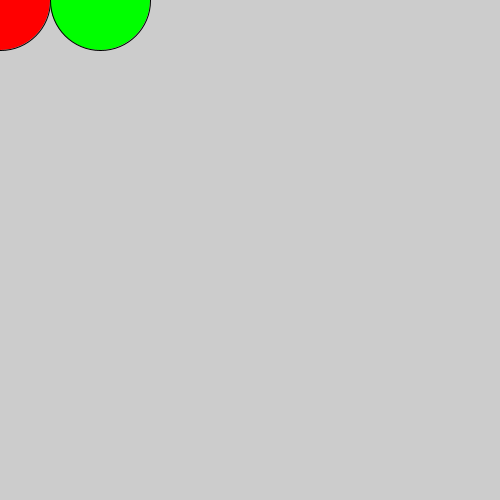
Frame 1 (no input)
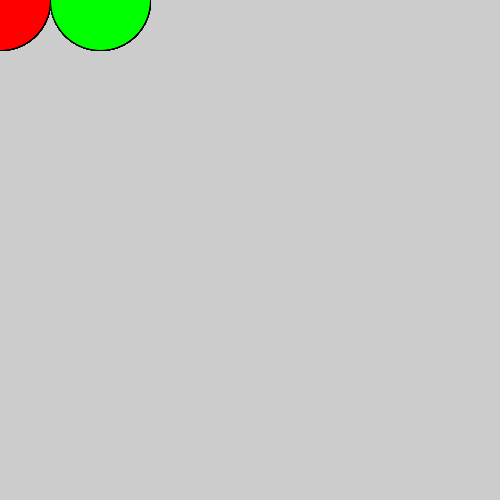
Frame 60 (the mouse pressed at the canvas centre just before this capture)
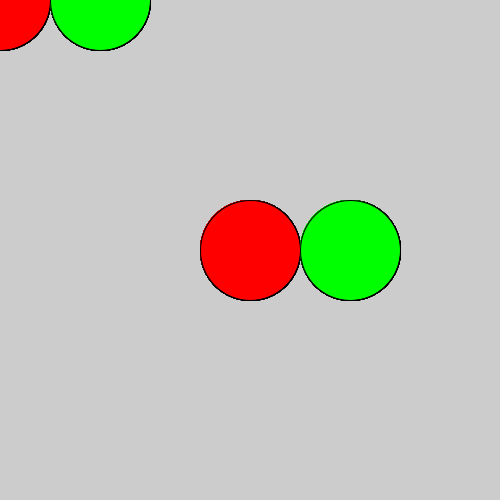
Frame 120 (the mouse held since frame 60 and released just before this capture)

The Processing sketch that drew these frames (run headless with seeded random() and noise(); from frame 60 on, the mouse is pressed at the canvas centre):

// Processing sketch: stoplicht
// ── stoplicht.pde

void setup () {


size(500,500);
}




void draw () {

  fill(255,0,0);
  
  ellipse(mouseX,mouseY,100,100);
fill(0,255,0);
ellipse(mouseX+100,mouseY,100,100);




}
